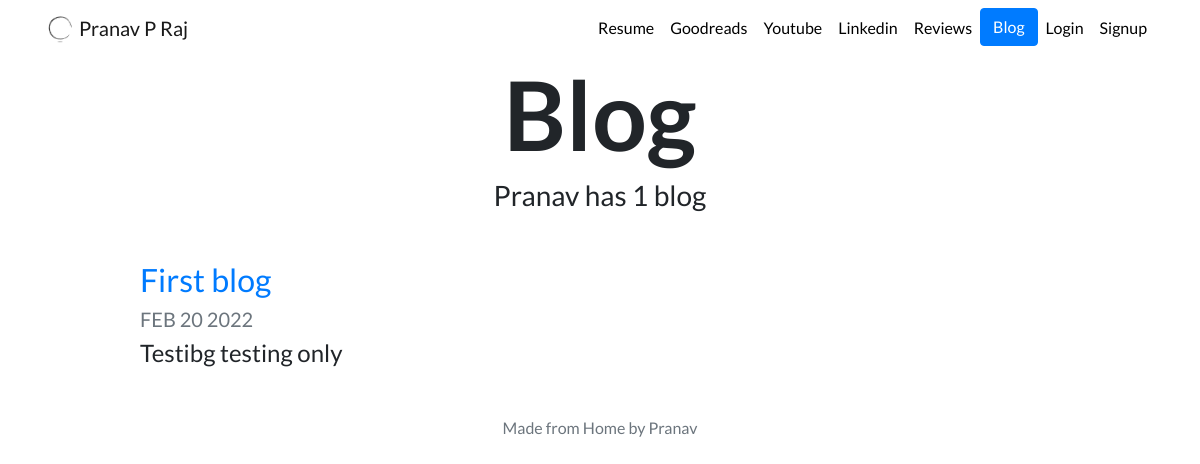
Screenshot of /blog/ with the database file from the repository.
### blog/models.py (models this page shows, shortened)
class Blog(models.Model):
    title = models.CharField(max_length=200)
    description = models.TextField()
    date = models.DateField()

### blog/views.py (the view)
# urls.py: path('', views.all_blogs, name='all_blogs'),
def all_blogs(request):
    blogs = Blog.objects.order_by('-date')
    return render(request, 'blog/all_blogs.html', {'blogs':blogs})

### blog/templates/blog/all_blogs.html
{% extends "portfolio/base.html" %}
{% load static %}
{% block content %}
<h1 id="blogtitle" class="font-weight-bold text-center">Blog</h1>
<h3 class="text-center mb-5">Pranav has {{ blogs.count }} blog{{ blogs.count|pluralize }}</h3>
{% for blog in blogs %}
<div class="row justify-content-center my-3">
  <div class="col-md-10">
    <a href="{% url 'blog:detail' blog.id %}">
      <h2>{{ blog.title }}</h2>
    </a>
    <h5 class="text-muted">{{ blog.date|date:'M d Y'|upper }}</h5>
    <h4>{{ blog.description|striptags|truncatechars:100 }}</h4>
  </div>
</div>
{% endfor %}
{% endblock %}

### portfolio/static/portfolio/custom.css (style rules this page uses)
body { font-family: 'Lato', sans-serif; }
#blogtitle { font-size: 6rem; }

### rows the page displays
Blog: title "First blog", date "FEB 20 2022", description "Testibg testing only"

### other values shown
{{ blogs.count }} "1"
